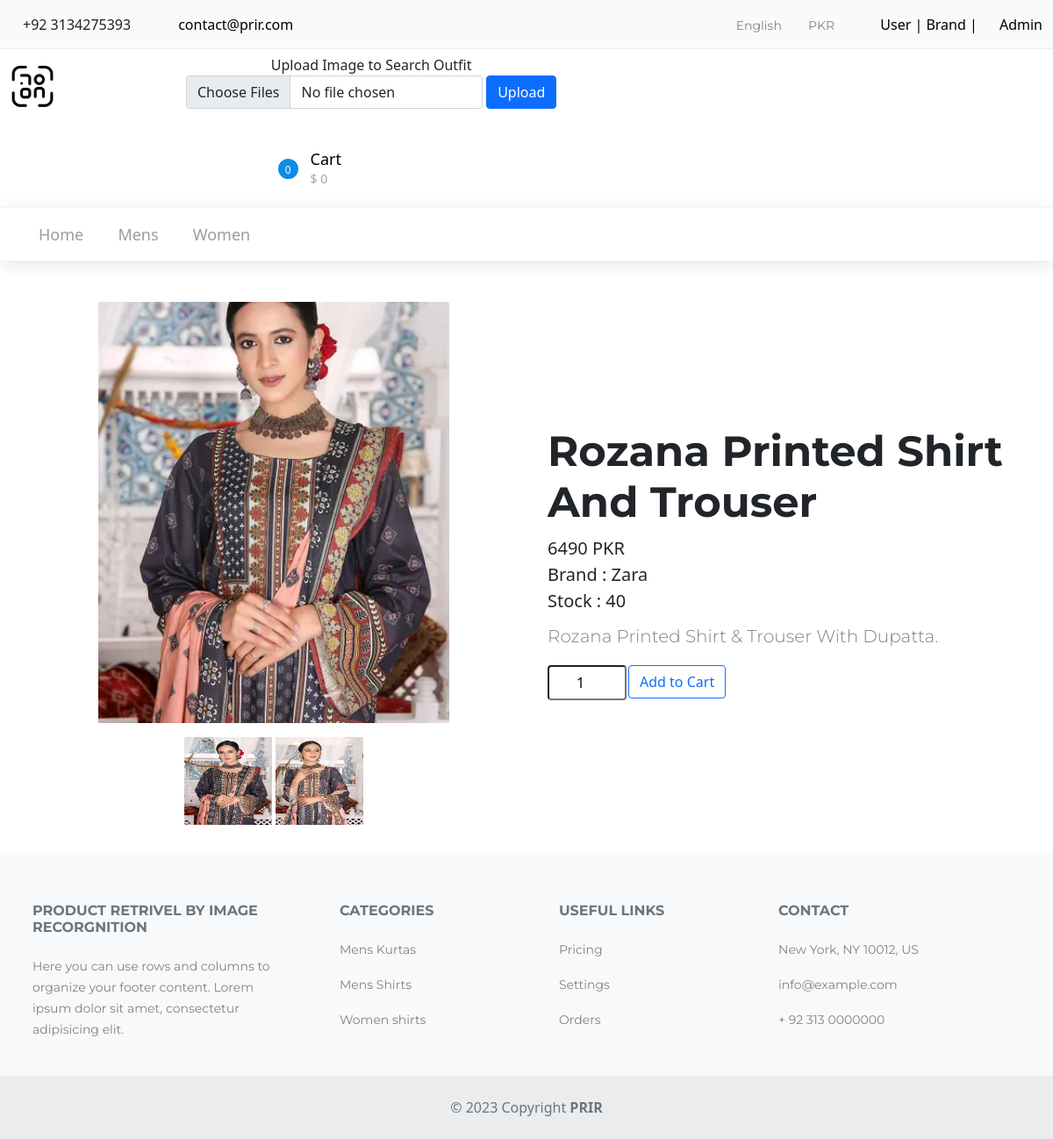
The app's page /get_single_product/rozana-printed-shirt-and-trouser with its own data.
### app/models.py (models this page shows, shortened)
class PImage(models.Model):
    Product = models.ForeignKey(Product,on_delete=models.CASCADE)
    Product_Image = models.ImageField(upload_to='Product_Images/')
    def __str__(self):
        return self.Product.Product_Name

class Product(models.Model):
    Product_Name = models.CharField(max_length=40)
    Product_Price = models.CharField(max_length=20)
    Product_Category = models.CharField(max_length=20)
    Product_Description = models.TextField(max_length=50)
    Product_Stock = models.IntegerField(default=0)
    slug = models.SlugField(unique=True, null=True, blank=True)
    Product_Brand = models.ForeignKey(Brand, on_delete=models.CASCADE)

class Brand(models.Model):
    Brand_id = models.AutoField
    Brand_Name = models.CharField(max_length=20)
    Brand_Email = models.EmailField(null=True)
    Brand_Password = models.CharField(max_length=20,null=True)
    Brand_Address = models.TextField(null=True)
    Brand_City = models.CharField(max_length=25,null=True)
    Brand_State = models.CharField(max_length=20,null=True)
    Brand_Zip = models.CharField(max_length=15,null=True)
    Brands_Logo = models.ImageField(upload_to='Brands_Logo/',null=True)
    def __str__(self):
        return self.Brand_Name

### app/views.py (the view)
# urls.py: path('get_single_product/<slug>',views.get_single_product,name='get_single_product'),
def get_single_product(request,slug):
    product = Product.objects.get(slug=slug)
    FImage = PImage.objects.filter(Product=product).first
    productsImages = PImage.objects.filter(Product=product)
    print(productsImages)
    context = {'product': product, 'FeaturedImage': FImage, 'images': productsImages}
    return render(request, 'single_product.html', context=context)

### app/templates/single_product.html (shortened to what this page needs)
{% extends 'base.html' %}
{% block main_content %}
        <section class="py-3">
            <div class="container px-4 px-lg-5 my-3">
                <div class="row gx-4 gx-lg-5 align-items-center">
                    <div class="col-md-6 text-center">
                        <img class="card-img-top mb-5 mb-md-0" id="main-image" style="height: 30rem;width: 25rem; object-fit: cover" src="/media/{{FeaturedImage.Product_Image}}" alt="..." />
                        <div class="thumbs-wrap mt-3">
                          {% for image in images %}
                          <a href="#" class="item-thumb"> <img src="/media/{{image.Product_Image}}"  width="100" height="100" onclick="setImage(this)"></a>
                          {% endfor %}
                        </div>
                    </div>
                    <div class="col-md-6">
                        <h1 class="display-5 fw-bolder">{{ product.Product_Name }}</h1>
                        <div class="fs-5 mb-2">
                            <span>{{ product.Product_Price }} PKR</span><br>
                            <span>Brand : {{ product.Product_Brand }}</span><br>
                            <span>Stock : {{ product.Product_Stock }}</span>
                        </div>
                        <p class="lead">{{ product.Product_Description }}</p>
                        <form method="post" action="/add_to_cart/">
                            <div class="field has-addons flex row">
                                <div class="control col-2">
                                    <input type="number" name="quantity" value="1" class="input rounded" min="1" id="" style="width: 90px; height: 40px; text-align: center">
                                </div>
                                <div class="control col-10">
                                    <button class="btn  btn-outline-primary">Add to Cart</button>
                                </div>
                            </div>
                        </form>
                    </div>
                </div>
            </div>
        </section>
{% endblock main_content %}

### app/static/css/style.css (style rules this page uses)
* { margin: 0; padding: 0; -webkit-font-smoothing: antialiased; -webkit-text-shadow: rgba(0,0,0,.01) 0 0 1px; text-shadow: rgba(0,0,0,.01) 0 0 1px; }
body { font-family: "Montserrat", "Helvetica Neue", Arial, sans-serif; font-size: 14px; font-weight: 400; background: #FFFFFF; color: #000000; }
p { font-family: "Montserrat", "Helvetica Neue", Arial, sans-serif; font-size: 14px; line-height: 1.7; font-weight: 400; color: #828282; -webkit-font-smoothing: antialiased; -webkit-text-shadow: rgba(0,0,0,.01) 0 0 1px; text-shadow: rgba(0,0,0,.01) 0 0 1px; }
h1 { font-size: 48px; }
h1, h2, h3, h4, h5, h6 { font-family: "Montserrat", "Helvetica Neue", Arial, sans-serif; font-weight: 500; -webkit-font-smoothing: antialiased; -webkit-text-shadow: rgba(0,0,0,.01) 0 0 1px; text-shadow: rgba(0,0,0,.01) 0 0 1px; }
section { display: block; position: relative; box-sizing: border-box; }
@media (min-width: 1200px) { .container { max-width: 1300px !important; } }

### records on screen
PImage: Product_Image (picture)
PImage: Product_Image (picture)
Product: Product_Name "Rozana Printed Shirt And Trouser", Product_Price "6490", Product_Brand "Zara", Product_Stock "40", Product_Description "Rozana Printed Shirt & Trouser With Dupatta."
